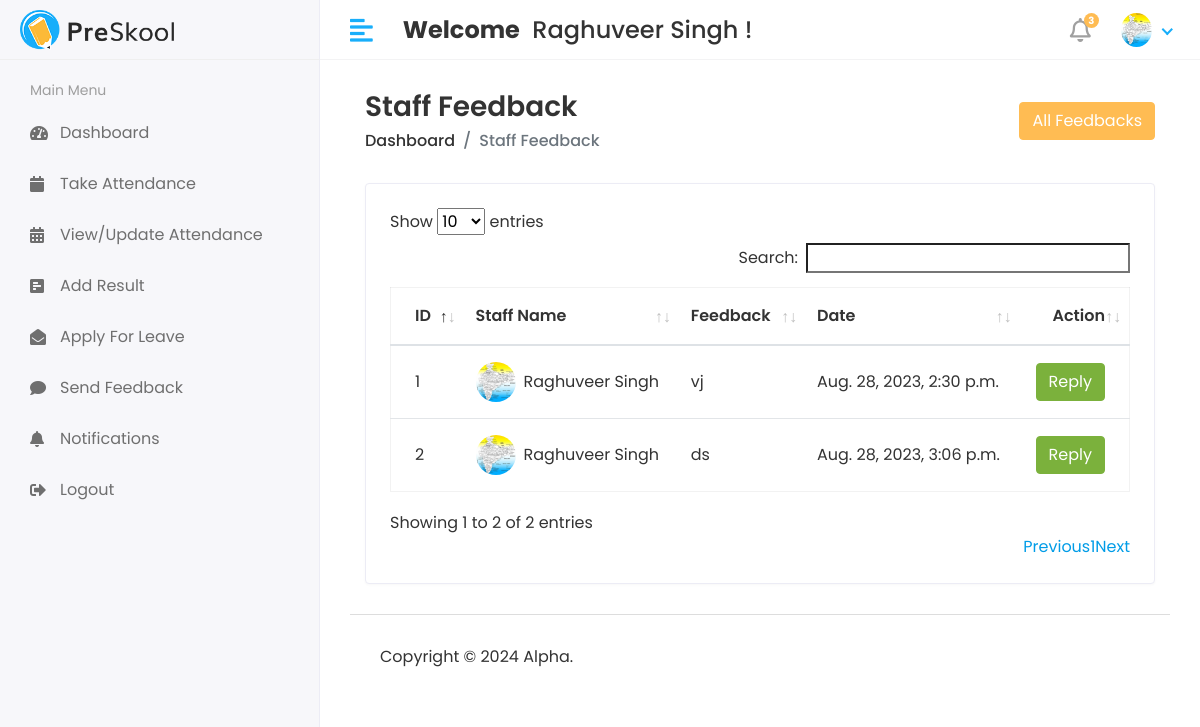
/Hod/Staff/feedback (signed in), run on an earlier commit of the app's database.
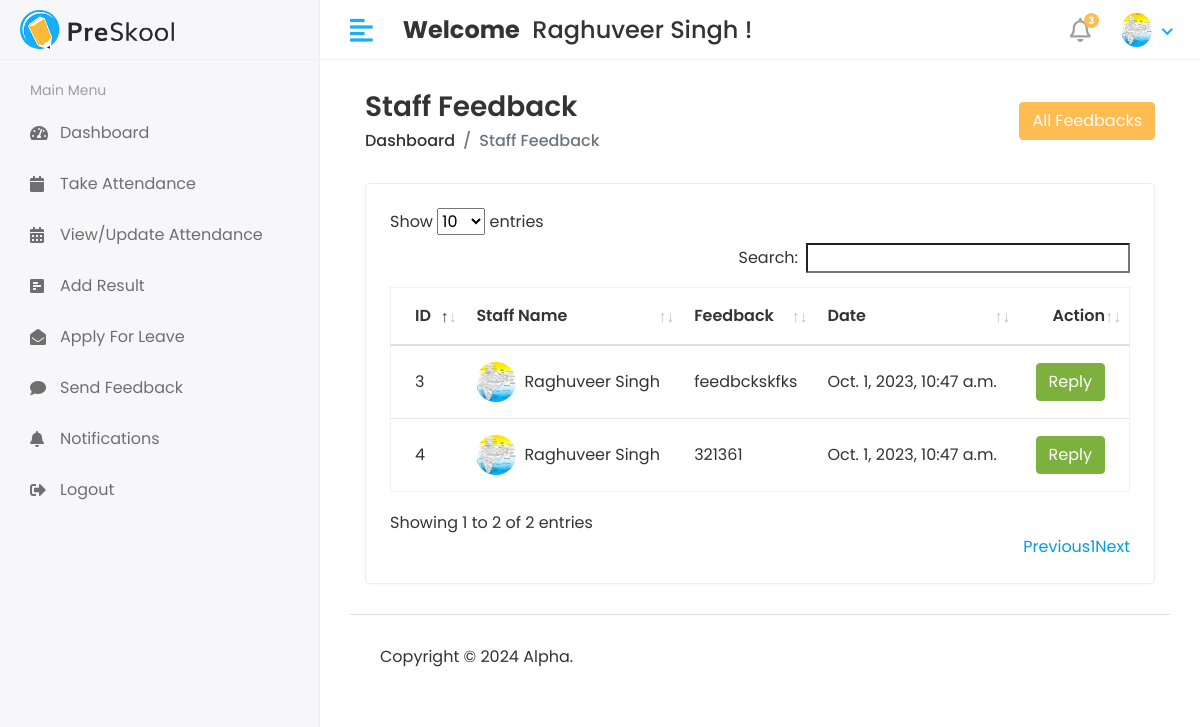
And on a later commit of the database.
### cmsapp/models.py (models this page shows, shortened)
class CustomUser(AbstractUser):
    USER = (
        (1, 'HOD'),
        (2, 'Staff'),
        (3, 'Student'),
    )
    user_type = models.CharField(choices=USER, max_length=50, default=1)
    profile_pic = models.ImageField(upload_to='media/profile_pic')

class Staff_Feedback(models.Model):
    staff_id = models.ForeignKey(Staff, on_delete=models.CASCADE)
    feedback = models.TextField()
    feedback_reply = models.TextField()
    created_at = models.DateTimeField(auto_now_add=True)
    updated_at = models.DateTimeField(auto_now_add=True)

class Staff(models.Model):
    admin = models.OneToOneField(CustomUser, on_delete=models.CASCADE)
    address = models.TextField()
    gender = models.CharField(max_length=100)
    created_at = models.DateTimeField(auto_now_add=True)
    updated_at = models.DateTimeField(auto_now=True)

### college_management_system/HOD_views.py (the view)
# urls.py: path('Hod/Staff/feedback',HOD_views.STAFF_FEEDBACK,name='staff_feedback_reply'),
@login_required(login_url='/')
def STAFF_FEEDBACK(request):
    feedback = Staff_Feedback.objects.all()
    context = {
        'feedback':feedback
    }
    return render(request,'HOD/staff_feedback.html',context)

### templates/HOD/staff_feedback.html (shortened to what this page needs)
{% extends 'base.html' %}
{% block content %}
<div class="content container-fluid">
               <div class="page-header">
                  <div class="row align-items-center">
                     <div class="col">
                        <h3 class="page-title">Staff Feedback</h3>
                        <ul class="breadcrumb">
                           <li class="breadcrumb-item"><a href="index.html">Dashboard</a></li>
                           <li class="breadcrumb-item active">Staff Feedback</li>
                        </ul>
                     </div>
                     <div class="col-auto text-right float-right ml-auto">
                        <button type="button" class="btn btn-primary" data-toggle="modal" data-target="#exampleModalCenter">
                          All Feedbacks
                        </button>
                     </div>
                  </div>
               </div>
               <div class="row">
                  <div class="col-sm-12">
                     <div class="card card-table">
                        <div class="card-body">
                           <div class="table-responsive">
                              <table id="table_id" class="table table-hover table-center mb-0 ">
                                 <thead>
                                    <tr>
                                       <th>ID</th>
                                       <th>Staff Name</th>
                                       <th>Feedback</th>
                                        <th>Date</th>
                                       <th class="text-right">Action</th>
                                    </tr>
                                 </thead>
                                 <tbody>
                                 {% for i in feedback %}
                                    <tr>
                                       <td>{{i.id}}</td>
                                       <td>
                                          <h2 class="table-avatar">
                                             <a href="student-details.html" class="avatar avatar-sm mr-2"><img class="avatar-img rounded-circle" src="/{{i.staff_id.admin.profile_pic}}" alt="User Image"></a>
                                             <a href="student-details.html">{{i.staff_id.admin.first_name}}&nbsp;{{i.staff_id.admin.last_name}}</a>
                                          </h2>
                                       </td>
                                       <td>{{i.feedback}}</td>
                                        <td>{{i.created_at}}</td>
                                       <td class="text-right">
                                          <button type="button" class="btn btn-success" data-toggle="modal" data-target="#SendNotificationModal-{{forloop.counter}}">
                                            Reply
                                          </button>
                                       </td>
                                    </tr>
                                    {% endfor %}
                                 </tbody>
                              </table>
                           </div>
                        </div>
                     </div>
                  </div>
               </div>
            </div>
{% endblock %}

### templates/base.html (shortened to what this page needs)
<!DOCTYPE html>
<html lang="en">
{% load static %}
   <head>
      <link rel="stylesheet" href="{% static 'assets/plugins/bootstrap/css/bootstrap.min.css' %}">
      <link rel="stylesheet" href="{% static 'assets/plugins/fontawesome/css/fontawesome.min.css' %}">
      <link rel="stylesheet" href="{% static 'assets/plugins/fontawesome/css/all.min.css' %}">
      <link rel="stylesheet" href="{% static 'assets/css/style.css' %}">
       <link rel="stylesheet" href="{% static 'assets/plugins/datatables/datatables.min.css' %}">
   </head>
   <body>
      <div class="main-wrapper">
      {% include 'includes/header.html' %}
      {% include 'includes/sidebar.html' %}
<div class="page-wrapper">
    <div class="content container-fluid">
      {% block content %}
       {% endblock %}
        {% include 'includes/footer.html' %}
         </div>
      </div>
   </body>
</html>

### templates/includes/header.html (shortened to what this page needs)
{% load static %}
   <div class="header">
            <div class="header-left">
               <a href="index.html" class="logo">
               <img src="{% static 'assets/img/logo.png' %}" alt="Logo">
               </a>
            </div>
            <a href="javascript:void(0);" id="toggle_btn">
            <i class="fas fa-align-left"></i>
            </a>
            <div class="top-nav-search mt-3">
               <h4>
                  <strong>Welcome</strong>&nbsp; <span>{{user.first_name}} {{user.last_name}} !</span>
               </h4>
            </div>
            <ul class="nav user-menu">
               <li class="nav-item dropdown noti-dropdown">
                  <a href="#" class="dropdown-toggle nav-link" data-toggle="dropdown">
                  <i class="far fa-bell"></i> <span class="badge badge-pill">3</span>
                  </a>
               </li>
               <li class="nav-item dropdown has-arrow">
                  <a href="#" class="dropdown-toggle nav-link" data-toggle="dropdown">
                     {% if user.profile_pic == "" %}
                     <span class="user-img"><img class="rounded-circle" src="{% static 'assets/img/noimg.jpg' %}" width="31" alt=""></span>
                     {% else %}
                  <span class="user-img"><img class="rounded-circle" src="/{{user.profile_pic}}" width="31" alt="Ryan Taylor"></span>
                     {% endif %}
                  </a>
               </li>
            </ul>
         </div>

### templates/includes/sidebar.html (shortened to what this page needs)
{% load static%}
{% load active_link_tags %}
<div class="sidebar" id="sidebar">
            <div class="sidebar-inner slimscroll">
               <div id="sidebar-menu" class="sidebar-menu">
                  {% if user.user_type == '1' %}
                  <ul>
                     <li class="menu-title">
                        <span>Main Menu</span>
                     </li>
                     <li class="{% active_link 'hod_home' 'active' %}">
                        <a href="{% url 'hod_home' %}"><i class="fas fa-tachometer-alt"></i> <span>Dashboard</span></a>
                     </li>
                     <li class="submenu {% active_link 'view_student' 'active' %} {% active_link 'add_student' 'active' %}">
                        <a href="#"><i class="fas fa-user-graduate"></i> <span> Students</span> <span class="menu-arrow"></span></a>
                        <ul>
                           <li><a href="{% url 'view_student' %}">View Student</a></li>
                           <li><a href="{% url 'add_student' %}">Add Student</a></li>
                        </ul>
                     </li>
                     <li class="submenu {% active_link 'view_staff' 'active' %} {% active_link 'add_staff' 'active' %}">
                        <a href="#"><i class="fas fa-chalkboard-teacher"></i> <span> Staff</span> <span class="menu-arrow"></span></a>
                        <ul>
                           <li><a href="{% url 'view_staff' %}">View Staff</a></li>
                           <li><a href="{% url 'add_staff' %}">Add Staff</a></li>
                        </ul>
                     </li>
                     <li class="submenu {% active_link 'view_course' 'active' %} {% active_link 'add_course' 'active' %}">
                        <a href="#"><i class="fas fa-graduation-cap"></i> <span> Course</span> <span class="menu-arrow"></span></a>
                        <ul>
                           <li><a href="{% url 'view_course' %}">View Course</a></li>
                           <li><a href="{% url 'add_course' %}">Add Course</a></li>
                        </ul>
                     </li>
                     <li class="submenu {% active_link 'view_subject' 'active' %} {% active_link 'add_subject' 'active' %}">
                        <a href="#"><i class="fas fa-book-reader"></i> <span> Subjects</span> <span class="menu-arrow"></span></a>
                        <ul>
                           <li><a href="{% url 'view_subject' %}">View Subject</a></li>
                           <li><a href="{% url 'add_subject' %}">Add Subject</a></li>
                        </ul>
                     </li>
                      <li class="submenu {% active_link 'view_session' 'active' %} {% active_link 'add_session' 'active' %}">
                        <a href="#"><i class="fas fa-clock"></i> <span> Session</span> <span class="menu-arrow"></span></a>
                        <ul>
                           <li><a href="{% url 'view_session' %}">View Session</a></li>
                           <li><a href="{% url 'add_session' %}">Add Session</a></li>
                        </ul>
                     </li>
                     <li>
                        <a href="{% url 'staff_send_notification' %}"><i class="fas fa-calendar-alt"></i> <span>Notify Staff</span></a>
                     </li>
                     <li>
                        <a href="{% url 'student_send_notification' %}"><i class="fas fa-calendar-alt"></i> <span>Notify Student</span></a>
                     </li>
                     <li>
                        <a href="holiday.html"><i class="fas fa-calendar-alt"></i> <span>View Attendance</span></a>
                     </li>
                     <li class="submenu">
                        <a href="#"><i class="fas fa-comments"></i> <span> Feedback</span> <span class="menu-arrow"></span></a>
                        <ul>
                           <li><a href="{% url 'staff_feedback_reply' %}">Staff Feedback</a></li>
                           <li><a href="holiday.html">Student Feedback</a></li>
                        </ul>
                     </li>
                     <li class="submenu">
                        <a href="#"><i class="fa fa-envelope"></i> <span> Leave</span> <span class="menu-arrow"></span></a>
                        <ul>
                           <li><a href="{% url 'staff_leave_view' %}">Staff Leave</a></li>
                           <li><a href="holiday.html">Student Leave</a></li>
                        </ul>
                     </li>
                     <li>
                        <a href="{% url 'logout' %}"><i class="fa fa-sign-out-alt"></i> <span>Logout</span></a>
                     </li>
                  </ul>
                  {% elif user.user_type == '2' %}
                  <ul>
                     <li class="menu-title">
                        <span>Main Menu</span>
                     </li>
                     <li class="{% active_link 'hod_home' 'active' %}">
                        <a href="{% url 'hod_home' %}"><i class="fas fa-tachometer-alt"></i> <span>Dashboard</span></a>
                     </li>
                      <li class="">
                        <a href=""><i class="fas fa-calendar"></i> <span>Take Attendance</span></a>
                     </li>
                      <li class="">
                        <a href=""><i class="fas fa-calendar-alt"></i> <span>View/Update Attendance</span></a>
                     </li>
                      <li class="">
                        <a href=""><i class="fas fa-poll-h"></i> <span>Add Result</span></a>
                     </li>
                      <li class="{% active_link 'staff_apply_leave' 'active' %}">
                        <a href="{% url 'staff_apply_leave' %}"><i class="fas fa-envelope-open"></i> <span>Apply For Leave</span></a>
                     </li>
                      <li class="{% active_link 'staff_feedback' 'active' %}">
                        <a href="{% url 'staff_feedback' %}"><i class="fas fa-comment"></i> <span>Send Feedback</span></a>
                     </li>
                     <li class="{% active_link 'notifications' 'active' %}">
                        <a href="{% url 'notifications' %}"><i class="fas fa-bell"></i> <span>Notifications</span></a>
                     </li>
                     <li>
                        <a href="{% url 'logout' %}"><i class="fa fa-sign-out-alt"></i> <span>Logout</span></a>
                     </li>
                  </ul>
                  {% endif %}
               </div>
            </div>
         </div>

### templates/includes/footer.html
{%load static%}
<footer>
               <p>Copyright © 2024 Alpha.</p>
            </footer>

What changed in the data, as far as the page shows it:
removed Staff_Feedback: id "1", staff_id.admin.profile_pic (picture), staff_id.admin.first_name "Raghuveer", staff_id.admin.last_name "Singh", feedback "vj", created_at "Aug. 28, 2023, 2:30 p.m."
removed Staff_Feedback: id "2", staff_id.admin.profile_pic (picture), staff_id.admin.first_name "Raghuveer", staff_id.admin.last_name "Singh", feedback "ds", created_at "Aug. 28, 2023, 3:06 p.m."
added Staff_Feedback: id "3", staff_id.admin.profile_pic (picture), staff_id.admin.first_name "Raghuveer", staff_id.admin.last_name "Singh", feedback "feedbckskfks", created_at "Oct. 1, 2023, 10:47 a.m."
added Staff_Feedback: id "4", staff_id.admin.profile_pic (picture), staff_id.admin.first_name "Raghuveer", staff_id.admin.last_name "Singh", feedback "321361", created_at "Oct. 1, 2023, 10:47 a.m."
